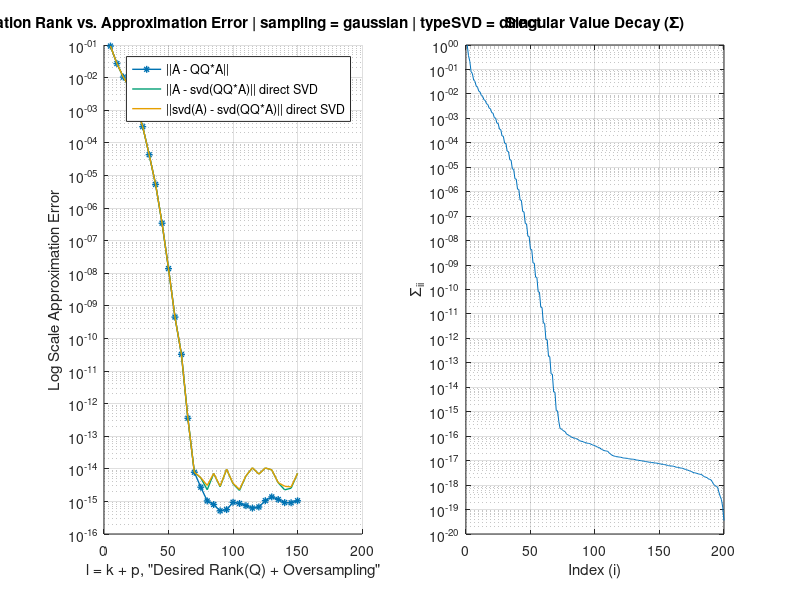

Recreate this plot in MATLAB.
function [] = main() % Generate Matrix, Setup Problem
    rng(444)

    m = 200; n = 200; k = 20; p = 5; r = 10; tol = 1e-10;
    l = k + p; % desired rank + oversampling
    fprintf("Parameters: m = %i ; n = %i, l = k + p = %i + %i ; r = %i ; tol = 1e-10\n", m, n, k, p, r)

    A = discretizeLaplace(m);  

    Q = getQ(A, 'adaptive_gaussian', 60, 10, 1e-10);
    
    plotByL(A, 'gaussian', 'direct')
    getLoRA(A, 'gaussian', 'direct', l, r, tol)
    getLoRA(A, 'adaptive_gaussian', 'direct', l, r, tol)
end

function [] = getLoRA(A, sample, typeSVD, l, r, tol)
    [m, n] = size(A);
    I = eye(m);
    Q = getQ(A, sample, l, r, tol);
    fprintf("\nSize of Q (%s): %i x %i\n", sample, size(Q));
    fprintf("Low-Rank Approximation (%s): norm((I - Q * Q') * A) = %.3e\n", sample, norm((I - Q * Q') * A))
    [U, S, V] = getSVD(A, Q, typeSVD);
    fprintf("%s SVD: norm(A - U * S * V') = %.3e\n", typeSVD, norm(A - U * S * V'))
end

function [Q] = getQ(A, type, l, r, tol) 
    [m, n] = size(A);
    I = eye(m);
    if nargin < 4
        r = 10; tol = 1e-10;
    end

    if strcmp(type, "gaussian")
        W = randn(n, l) + 1i * randn(n, l);
        Y = A * W; % initialize samples from range(A) m x l
        [Q, ~] = qr(Y, 'econ');
    elseif strcmp(type, "adaptive_gaussian")
        W = randn(n, r) + 1i * randn(n, r);
        Y = A * W; % initialize samples from range(A) m x r
        j = 0;
        Q = zeros(m, 0);
        while max(vecnorm(Y(:,j+1:j+r), 2, 1)) > (tol / 10 * sqrt(2 / pi))
            j = j + 1;
            Y(:, j) = (I - Q * Q') * Y(:,j);
            qj = Y(:,j) / norm(Y(:, j));
            Q = [Q qj];
            W = [W (randn(n, 1) + 1i * randn(n, 1))];
            Y = [Y ((I - Q * Q') * A * W(:, j + r))];
            for i = j+1 : j+r-1
                Y(:, i) = Y(:, i) - qj * dot(qj, Y(:, i));
            end
        end   
    elseif strcmp(type, "SRFT")
        theta = unifrnd(0, 2*pi, [n, 1]);
        D = diag(exp(1i * theta));

        [p, q] = meshgrid(0:m-1, 0:m-1);
        F = m^(-1/2) * exp(-2 * pi * 1i .* (p) .* (q) / m);
        
        cols = randperm(n, l);
        R = I(:,cols);
        
        SRFT = sqrt(n/l) * D * F * R;
        Y = A * SRFT;

        [Q, ~] = qr(Y, 'econ');
    end
end

function [U, S, V] = getSVD(A, Q, type)
    [m, n] = size(A);
    [~, l] = size(Q);

    if strcmp(type, "direct") % recommended when epsilon not so small or ln large
        B = Q' * A;
        [u, S, V] = svd(B);
        U = Q * u;
        [q, w, e] = svd(Q * Q' *A);
    elseif (strcmp(type, 'row_extraction')) % faster, less accurate
        l = min([m, n, l]);
        [~, ~, J] = optim_id(Q, l);
        X = Q * pinv(Q(J,:));
        [R, T] = qr(A(J,:));
        Z = X * R;
        [U, S, v] = svd(Z);
        V = T' * v;
    else
        fprintf("Error: Improper `type` input, please enter one of the following: `direct`, `row_extraction.`")
    end
end

function [A] = discretizeLaplace(m)
    t = linspace(0, 2*pi, m)';

    x1 = cos(t);
    y1 = sin(t);

    x2 = 2 + cos(t);
    y2 = sin(t);

    A = zeros(m, m);
    for i = 1:m
        for j = 1:m
            % Compute distance between points (x2(i), y2(i)) and (x1(j), y1(j))
            r = sqrt((x2(i) - x1(j))^2 + (y2(i) - y1(j))^2);
            
            % Logarithmic kernel
            A(i, j) = log(r);
        end
    end

    L1 = 2 * pi;
    weights = (L1 / m) * ones(1, m);

    A = A .* weights;

    sigma_max = norm(A, 2 );
    A = A / sigma_max;
end

function [] = plotByL(A, sample, typeSVD)
    [m, n] = size(A);
    I = eye(m, n);
    [u, s, v] = svd(A);
    err = zeros(1, 30); errSVD = zeros(1, 30); diffSVD = zeros(1, 30);

    count = 1;
    X = linspace(5, 150, 30);
    for l = X
        Q = getQ(A, sample, l);
        err(count) = norm((I - Q*Q')*A);

        [U, S, V] = getSVD(A, Q, typeSVD);

        errSVD(count) = norm(U*S*V' - A);
        diffSVD(count) = norm(U*S*V' - u*s*v');
        count = count + 1;
    end

    colors = [0, 114, 178;  % Blue
          230, 159, 0;  % Orange
          0, 158, 115;  % Green
          204, 121, 167] / 255; % Purple

    figure; 
    subplot(1, 2, 1)
    hold on;
    plot(X, err, '-*', 'Color', colors(1, :), 'LineWidth', 1, 'MarkerSize', 5, 'DisplayName', "||A - QQ*A||")
    xlabel('l = k + p, "Desired Rank(Q) + Oversampling"')
    ylabel("Log Scale Approximation Error")
    title(sprintf('Approximation Rank vs. Approximation Error | sampling = %s | typeSVD = %s', sample, typeSVD))
    set(gca, 'Yscale', 'log');

    plot(X, errSVD, 'Color', colors(3, :), 'LineWidth', 1, 'MarkerSize', 5, 'DisplayName', sprintf("||A - svd(QQ*A)|| %s SVD", typeSVD))
    plot(X, diffSVD, 'Color', colors(2, :), 'LineWidth', 1, 'MarkerSize', 5, 'DisplayName', sprintf("||svd(A) - svd(QQ*A)|| %s SVD", typeSVD))
    
    legend('Location', 'best')
    grid on;
    hold off;

    sigmas = diag(s);     
    subplot(1, 2, 2)
    plot(1:200, sigmas)
    set(gca, 'Yscale', 'log')
    xlabel('Index (i)')
    ylabel('\Sigma_i_i');
    title('Singular Value Decay (\Sigma)')
    grid on;
end

%%% Not my code, used to get Interpolative Decomposition (ID) matrix for
%%% SVD via row_extraction
function [approx, Z, cols] = optim_id(A, l)
    % Perform QR decomposition with column pivoting
    [Q, R, P] = qr(A, 'vector');
    
    % Extract the top l columns and rows
    R_l = R(1:l, 1:l);
    cols = P(1:l);
    C = A(:, cols);
    
    % Solve the least squares problem
    Z = (R_l' * R_l) \ (C' * A);
    
    % Compute the approximation
    approx = C * Z;
end